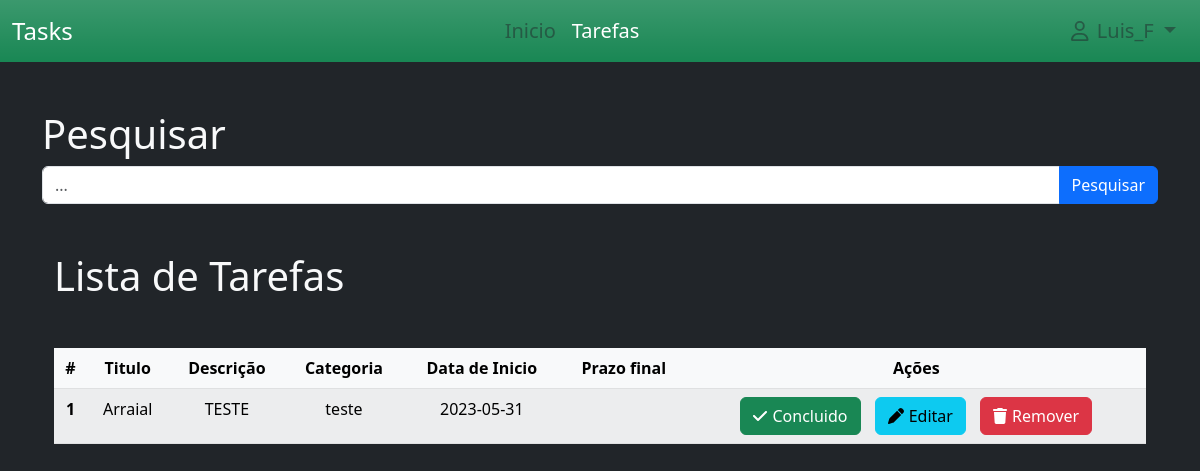
/tasks (signed in), run on an earlier commit of the app's database.
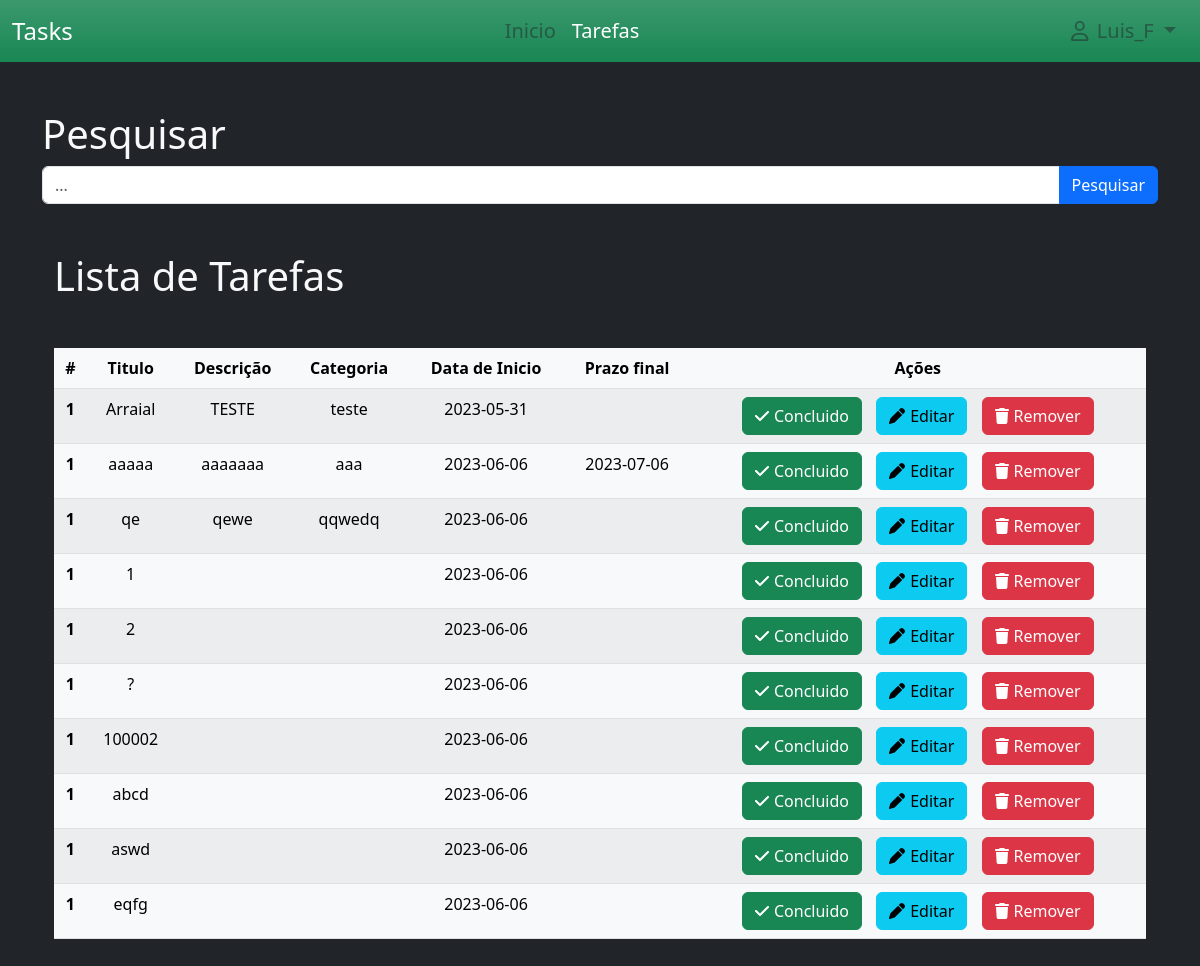
And on a later commit of the database.
### project/models.py (models this page shows)
class User(db.Model, UserMixin):
    id = db.Column(db.Integer(), primary_key=True)
    username = db.Column(db.String(30), nullable=False, unique=True)
    email_address = db.Column(db.String(50),nullable=False, unique=True)
    password_hash = db.Column(db.String(60),nullable=False)

class Task(db.Model):
    date_time = datetime.now()
    id = db.Column(db.Integer(), primary_key=True)
    title=db.Column(db.String(200),nullable=False)
    desc = db.Column(db.String(100), nullable=False)
    category = db.Column(db.String(100), nullable = False)
    state = db.Column(db.Boolean(), default=False)
    date_start = db.Column(db.String(), default=date_time.strftime("%Y-%m-%d"))
    date_end = db.Column(db.String())
    id_user = db.Column(db.Integer(), db.ForeignKey('user.id'), nullable=True)

### project/routes.py (the view)
@app.route("/tasks")
def tasks():
    tasks = Task.query.filter_by(id_user = current_user.id).all()
    return render_template('tarefas.html', tasks=tasks)

### project/models.py (called while the page is built)
@login_manager.user_loader
def load_user(user_id):
    return User.query.get(int(user_id))

### project/templates/tarefas.html (shortened to what this page needs)
{% extends './layout/base.html' %}
{% block navbar %}
{% include 'includes/navbar.html' %}
{% endblock %}
{% block content %}
<div class="container mt-5">
    <h1 class="text-light">Pesquisar</h1>
    <div class="input-group mb-3">
        <input id="searchInput" type="text" class="form-control" placeholder="...">
        <button id="searchButton" class="btn btn-primary">Pesquisar</button>
    </div>
        <div class="container mt-5">
            <h1 class="text-light">Lista de Tarefas</h1>
            <table class="table table-light table-striped mt-5 text-center">
                <thead class="table-light">
                  <tr>
                    <th scope="col">#</th>
                    <th scope="col">Titulo</th>
                    <th scope="col">Descrição</th>
                    <th scope="col">Categoria</th>
                    <th scope="col">Data de Inicio</th>
                    <th scope="col">Prazo final</th>
                    <th scope="col">Ações</th>
                  </tr>
                </thead>
                <tbody>
                    {% set temp = 0 %}
                    {% for task in tasks %}
                    {% set temp = temp + 1 %}
                        <tr>
                            <th scope="row">{{ temp }}</th>
                            <td>{{ task.title }}</td>
                            <td>{{ task.desc }}</td>
                            <td>{{ task.category }}</td>
                            <td>{{ task.date_start }}</td>
                            <td>{{ task.date_end }}</td>
                            <td  style="right: 0%;">
                                <a href="{{ url_for('task_done', task_id=task.id) }}" class="flex btn btn-success" style="margin-right: 10px;">
                                    <i class="fa-solid fa-check" style="margin-right: 5px;"></i>Concluido
                                </a>
                                <a href="#" class="flex btn btn-info" style="margin-right: 10px;">
                                    <i class="fa-solid fa-pen" style="margin-right: 5px;"></i>Editar
                                </a>
                                <a href="#" class="flex btn btn-danger">
                                    <i class="fa-solid fa-trash" style="margin-right: 5px;"></i>Remover
                                </a>
                            </td>
                        </tr>
                    {% endfor %}
                </tbody>
              </table>
        </div>
</div>
{% endblock %}

### project/templates/layout/base.html (shortened to what this page needs)
<!DOCTYPE html>
<html lang="pt">
<head>
    <link rel="stylesheet" href="{{ url_for('static', filename='bootstrap-5.3.0-alpha3-dist/css/bootstrap.css') }}">
    <link rel="stylesheet" href="{{ url_for('static', filename='fontawesome/all.css') }}">
</head>
<body class="bg-dark" onload="onLoad()">
    {% block navbar %}
    {% endblock %}
    {% block content %}
    {% endblock %}
</body>
</html>

### project/templates/includes/navbar.html (shortened to what this page needs)
{% block navbar %}
<nav class="navbar navbar-expand-lg bg-success bg-gradient" style="top: 0% ;">
    <div class="container-fluid">
        <a class="navbar-brand text-white fs-4">Tasks</a>
        <div class="collapse navbar-collapse justify-content-center w-100" id="navbarNavDropdown">
            <ul class="navbar-nav">
                <li class="nav-item">
                    <a id="idNavInicio" class="nav-link text-body-tertiary fs-5" aria-current="page" href="{{ url_for('index') }}">Inicio</a>
                </li>
                <li class="nav-item">
                    <a id="idNavTarefas" class="nav-link text-body-tertiary fs-5" href="{{ url_for('tasks') }}">Tarefas</a>
                </li>
            </ul>
        </div>
        <div class="collapse navbar-collapse justify-content-end">
            <ul class="navbar-nav d-flex flex-row me-1">
                <li class="nav-item dropdown">
                    <a class="nav-link dropdown-toggle text-body-tertiary fs-5" href="#" role="button" data-bs-toggle="dropdown"aria-expanded="false">
                        <i class="fa-regular fa-user mx-2"></i>{{ current_user.username }}
                    </a>
                </li>
            </ul>
        </div>
    </div>
</nav>
{% endblock %}

What changed in the data, as far as the page shows it:
added Task: temp "1", title "aaaaa", desc "aaaaaaa", category "aaa", date_start "2023-06-06", date_end "2023-07-06"
added Task: temp "1", title "qe", desc "qewe", category "qqwedq", date_start "2023-06-06"
added Task: temp "1", title "1", date_start "2023-06-06"
added Task: id_user "1", title "2", date_start "2023-06-06"
added Task: id_user "1", title "?", date_start "2023-06-06"
added Task: id_user "1", title "100002", date_start "2023-06-06"
added Task: id_user "1", title "abcd", date_start "2023-06-06"
added Task: id_user "1", title "aswd", date_start "2023-06-06"
added Task: id_user "1", title "eqfg", date_start "2023-06-06"
